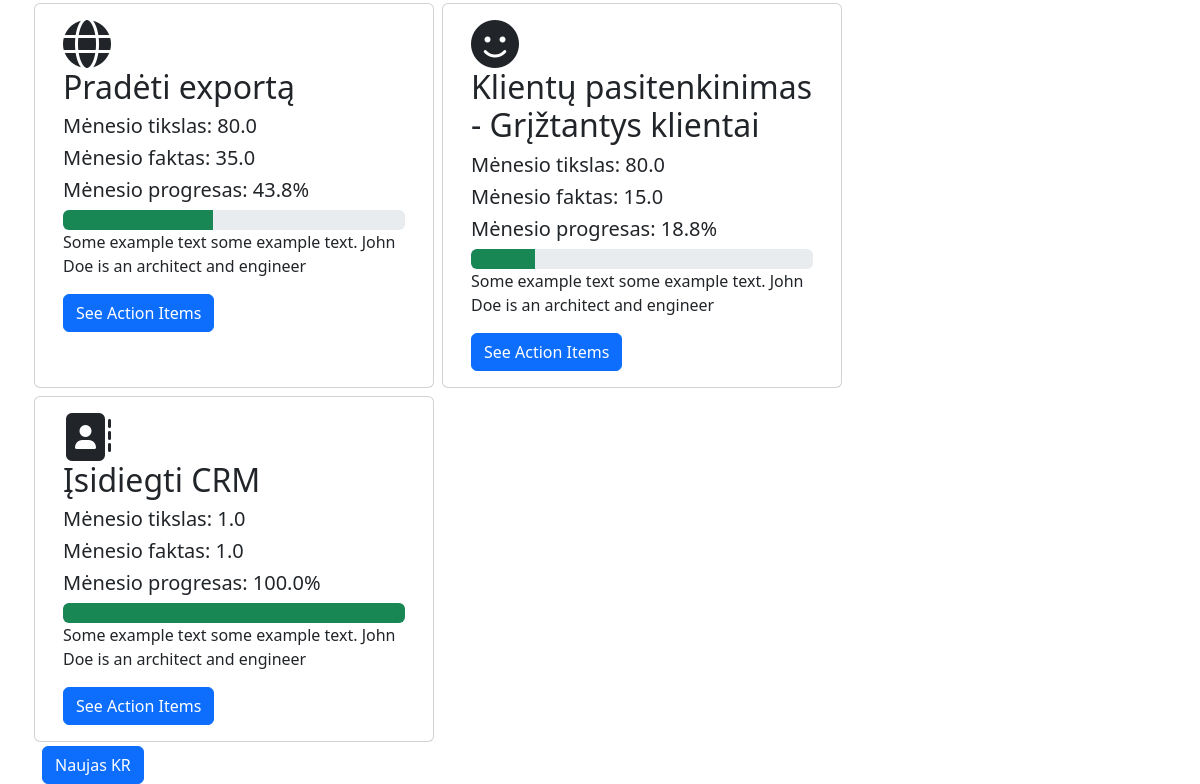
Before: /dashboard/1/ (lower part) with the older database file.
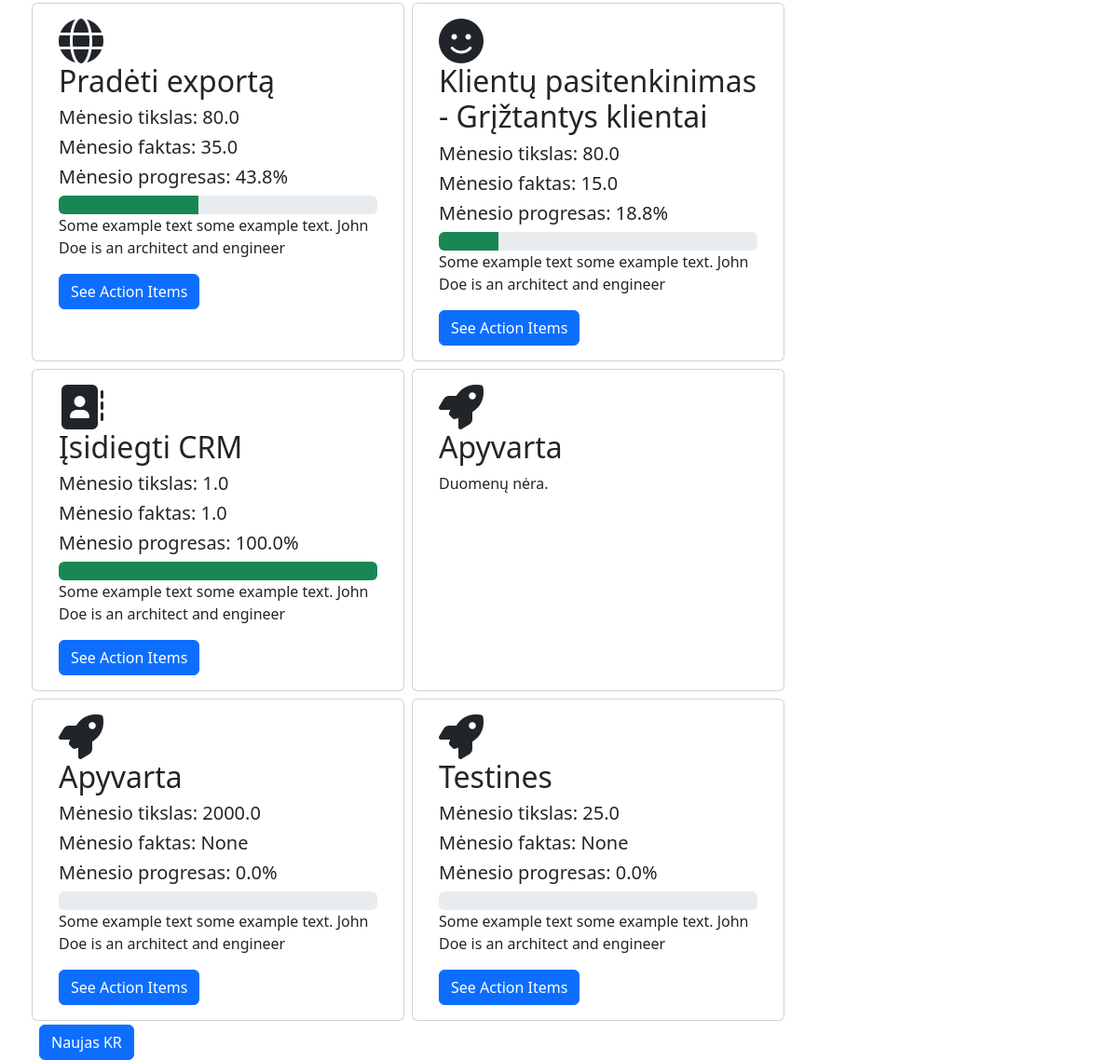
After: the same page with the newer database file.
### okr/models.py (models this page shows, shortened)
class KeyResult(models.Model):
    DISTRIBUTION_CHOICES = [
        ('cumulative', 'Išdaliniamas per mėnesius (÷ 12)'),
        ('fixed', 'Vienodas procentas viesiems mėn'),
        ('binary', 'Įvykdyta / Neįvykdyta')
    ]
    objective = models.ForeignKey(Objective, on_delete=models.CASCADE)
    name = models.CharField(max_length=200)
    unit = models.ForeignKey(Unit, on_delete=models.SET_NULL, null=True)
    annual_goal = models.DecimalField(max_digits=12, decimal_places=2)
    icon_class = models.CharField(max_length=50, default="fa-rocket")
    distribution_type = models.CharField(
        max_length=20,
        choices=DISTRIBUTION_CHOICES,
        default='cumulative',
    )

class MonthResult(models.Model):
    MONTH_CHOICES = [
        (1, 'Sausis'), (2, 'Vasaris'), (3, 'Kovas'), (4, 'Balandis'),
        (5, 'Gegužė'), (6, 'Birželis'), (7, 'Liepa'), (8, 'Rugpjūtis'),
        (9, 'Rugsėjis'), (10, 'Spalis'), (11, 'Lapkritis'), (12, 'Gruodis'),
    ]
    QUARTER_CHOICES = [(1, 'Q1'), (2, 'Q2'), (3, 'Q3'), (4, 'Q4')]
    monthly_key_result = models.ForeignKey(KeyResult, on_delete=models.CASCADE)
    month = models.IntegerField(choices=MONTH_CHOICES, default=1)
    quarter = models.IntegerField(choices=QUARTER_CHOICES, default=1)
    planned_result = models.DecimalField(max_digits=12, decimal_places=1)
    actual_result = models.DecimalField(max_digits=12, decimal_places=1, null=True, blank=True)
    @property
    def achievement_percentage(self):
        if self.planned_result and self.actual_result:
            return (self.actual_result / self.planned_result) * 100
        return 0

### okr/views.py (the view)
# urls.py: path('dashboard/<int:pk>/', views.dashboard, name='dashboard'),
def dashboard(request, pk):
    objective = get_object_or_404(Objective, pk=pk)
    current_month_num = timezone.now().month
    return render(request, 'dashboard.html', {'objective': objective,
                                              'current_month_num': current_month_num
                                              })

### okr/templates/dashboard.html (shortened to what this page needs)
{% extends "base.html" %}
{% block content %}
<div class="row" >
    {% for kr in objective.keyresult_set.all %}
        <div class="card m-1" style="width:400px">
            <div class="card-body">
                <i class="fa-solid {{ kr.icon_class }} card-img-top" style="font-size:48px;"></i>
                <h2 class="card-title">{{ kr.name }}</h2>
                {% for month_data in kr.monthresult_set.all %}
                    {% if month_data.month == current_month_num %}
                        <div class="results" >
                            <h5>Mėnesio tikslas: {{ month_data.planned_result }}</h5>
                            <h5>Mėnesio faktas: {{ month_data.actual_result }}</h5>
                            <h5>Mėnesio progresas: {{ month_data.achievement_percentage|floatformat:1 }}%</h5>
                        </div>
                        <div class="progress" style="height: 20px;">
                            <div class="progress-bar bg-success" style="width: {{ month_data.achievement_percentage }}%"></div>
                        </div>
                        <p class="card-text">Some example text some example text. John Doe is an architect and engineer</p>
                        <a href="{% url 'action_items' objective.year month_data.month month_data.id %}" class="btn btn-primary">See Action Items</a>
                    {% endif %}
                {% empty %}
                    <p>Duomenų nėra.</p>
                {% endfor %}
            </div>
        </div>
     <br>
    {% endfor %}
</div>
<a href="{% url 'key_result_create' objective.pk %}" class="btn btn-primary">Naujas KR</a>
{% endblock %}

Changed rows visible on the page:
added KeyResult: name "Apyvarta"
added KeyResult: name "Apyvarta"
added MonthResult: planned_result "2000.0", actual_result "None", achievement_percentage "0.0", shown under "Apyvarta"
added KeyResult: name "Testines"
added MonthResult: planned_result "25.0", actual_result "None", achievement_percentage "0.0", shown under "Testines"
